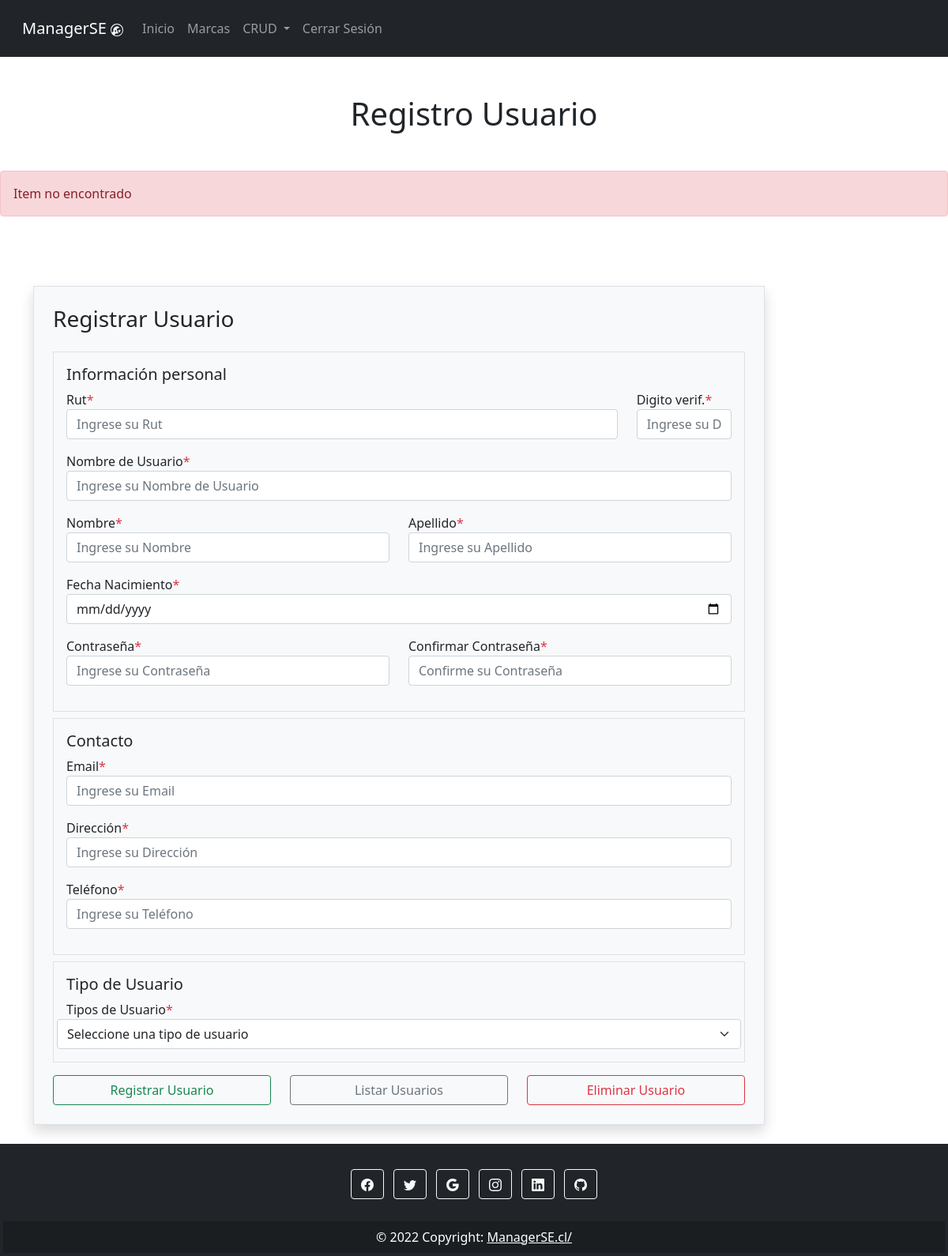
Before: /crud/usuario/3/ (signed in) with the older database file.
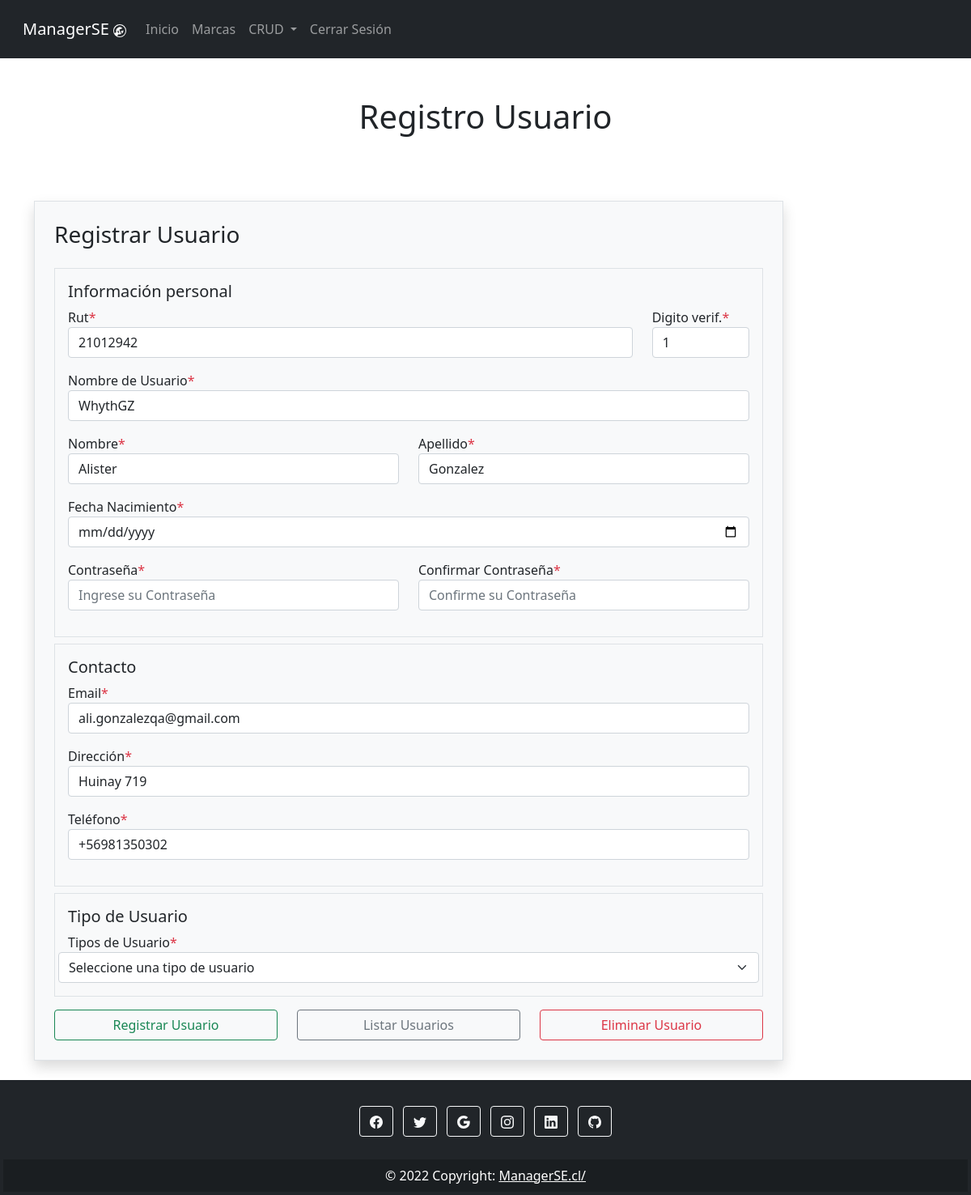
After: the same page with the newer database file.
### CRUD/models.py (models this page shows, shortened)
class Usuario(AbstractUser):
    rut = models.TextField(max_length=10)
    dv = models.TextField(max_length=1)
    username = models.TextField(max_length=20, unique=True)
    first_name = models.TextField(max_length=20)
    last_name = models.TextField(max_length=20)
    fechaNac = models.DateField(null=True)
    password = models.CharField(max_length=128)
    email = models.TextField(max_length=30)
    direccion = models.TextField(max_length=30)
    telefono = models.TextField(max_length=12)
    last_login = models.DateField(default=timezone.now)
    is_superuser = models.BooleanField(default=False)
    is_staff = models.BooleanField(default=False)
    is_active = models.BooleanField(default=True)
    date_joined = models.DateField(default=timezone.now)
    USERNAME_FIELD = 'username'
    REQUIRED_FIELDS = []

### CRUD/views.py (the view)
# urls.py: path('usuario/<int:id>/', views.viewReadUsuario, name="usuario"),
@login_required
@permission_required('is_superuser')
def viewReadUsuario(request, id):
    cntx = {}
    try:
        fila = Usuario.objects.get(pk = id)
        cntx = {'fila': fila}
    except:
        cntx = {'error': 'Item no encontrado'}
    return render(request, 'usuario.html', cntx)

### CRUD/templates/usuario.html (shortened to what the changed rows need)
{% extends "index.html" %}
{% block tituloPagina %}
    <div class="text-center mt-5">
        <h1>Registro Usuario</h1>
    </div>
{% endblock %}
{% block mensaje %}
{% if mensaje %}
    <div class="alert alert-success mt-5" role="alert">
        {{ mensaje }}
    </div>
{% elif error %}
    <div class="alert alert-danger mt-5" role="alert">
        {{ error }}
    </div>
{% endif %}
{% endblock %}
{% block contenido %}
<br>
    <div class="container">
        <div class="row">
            <div class="col-md-10 off-md-4">
                <div class="signup-form">
                    <form action="{%url 'usuario' %}" method="POST" autocomplete="off" class="mt-5 border p-4 bg-light shadow">
                        <div class="border p-3">
                          <div class="row">
                            <div class="mb-3 col-md-10">
                              <label for="txtRut">Rut<span class="text-danger">*</span></label>
                              <input type="text" id="txtRut" name="txtRut" maxlength="8" minlength="8" placeholder="Ingrese su Rut" class="txtRut form-control" value="{{fila.rut}}">
                            </div>
                            <div class="mb-3 col-md-2">
                              <label for="txtDV">Digito verif.<span class="text-danger">*</span></label>
                              <input type="text" id="txtDV" name="txtDV" maxlength="1" minlength="1" placeholder="Ingrese su DV" class="txtDV form-control" value="{{fila.dv}}">
                            </div>
                          </div>
                          <div class="mb-3 col-md-12">
                            <label for="txtUsername">Nombre de Usuario<span class="text-danger">*</span></label>
                            <input type="text" id="txtUsername" name="txtUsername" placeholder="Ingrese su Nombre de Usuario" class="txtUsername form-control" value="{{fila.username}}">
                          </div>
                          <div class="row">
                          <div class="mb-3 col-md-6">
                              <label for="txtNombre">Nombre<span class="text-danger">*</span></label>
                              <input type="text" id="txtNombre" name="txtNombre" placeholder="Ingrese su Nombre" class="txtNombre form-control" value="{{fila.first_name}}">
                          </div>
                          <div class="mb-3 col-md-6">
                              <label for="txtApellido">Apellido<span class="text-danger">*</label>
                              <input type="text" id="txtApellido" name="txtApellido" placeholder="Ingrese su Apellido" class="txtApellido form-control" value="{{fila.last_name}}">
                          </div>
                          <div class="mb-3 col-md-12">
                              <label for="fecNac">Fecha Nacimiento<span class="text-danger">*</span> </label>
                              <input type="date" name="fecNac" id="fecNac" class="fecNac form-control" value="{{fila.fechaNac}}">
                          </div>
                        </div>
                      </div>
                      <div class="border mt-2 p-3">
                          <div class="mb-3 col-md-12">
                              <label for="txtEmail">Email<span class="text-danger">*</label>
                              <input type="email" maxlength="75" minlength="13" id="txtEmail" name="txtEmail" placeholder="Ingrese su Email" class="txtEmail form-control" value="{{fila.email}}">
                          </div>
                          <div class="mb-3 col-md-12">
                            <label for="txtDireccion">Dirección<span class="text-danger">*</label>
                            <input type="text" id="txtDireccion" name="txtDireccion" placeholder="Ingrese su Dirección" class="txtDireccion form-control" value="{{fila.direccion}}">
                        </div>
                          <div class="mb-3 col-md-12">
                              <label for="txtTel">Teléfono<span class="text-danger">*</label>
                              <input type="tel" id="txtTel" name="txtTel" maxlength="12" placeholder="Ingrese su Teléfono" class="txtTel form-control" value="{{fila.telefono}}">
                          </div>
                        </div>
                    </form>
                </div>
            </div>
        </div>
    </div>
{% endblock %}

Changed rows visible on the page:
added Usuario: txtRut "21012942", txtDV "1", txtUsername "WhythGZ", txtNombre "Alister", txtApellido "Gonzalez", txtEmail "ali.gonzalezqa@gmail.com", txtDireccion "Huinay 719", txtTel "+56981350302"
Other visible differences:
{{ error }}: "Item no encontrado" → (not shown)
